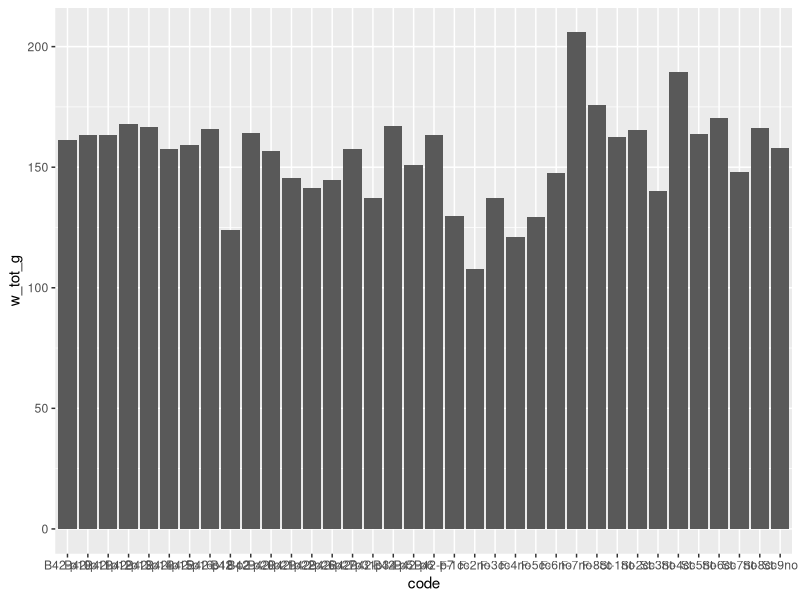
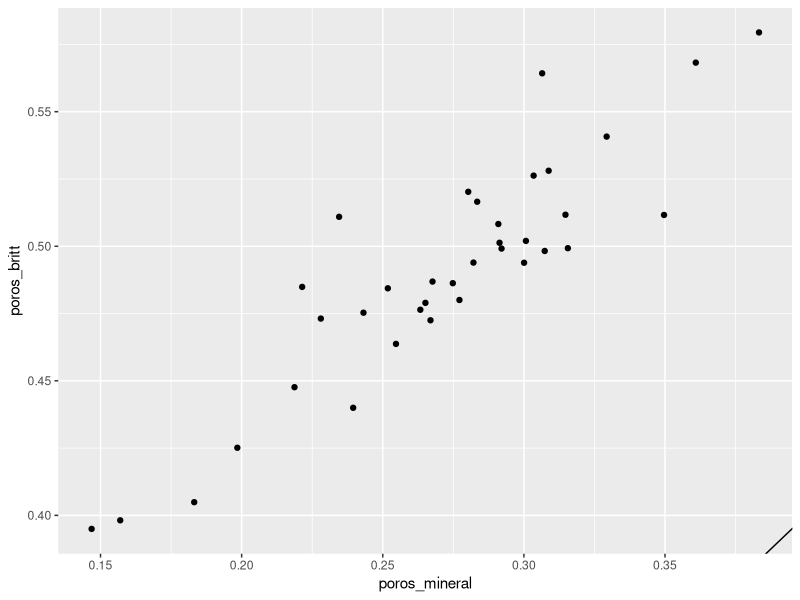
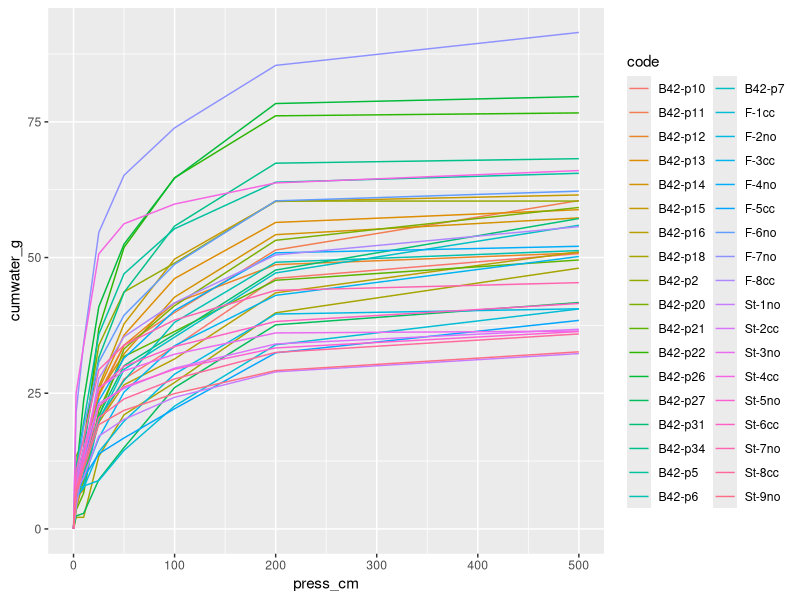
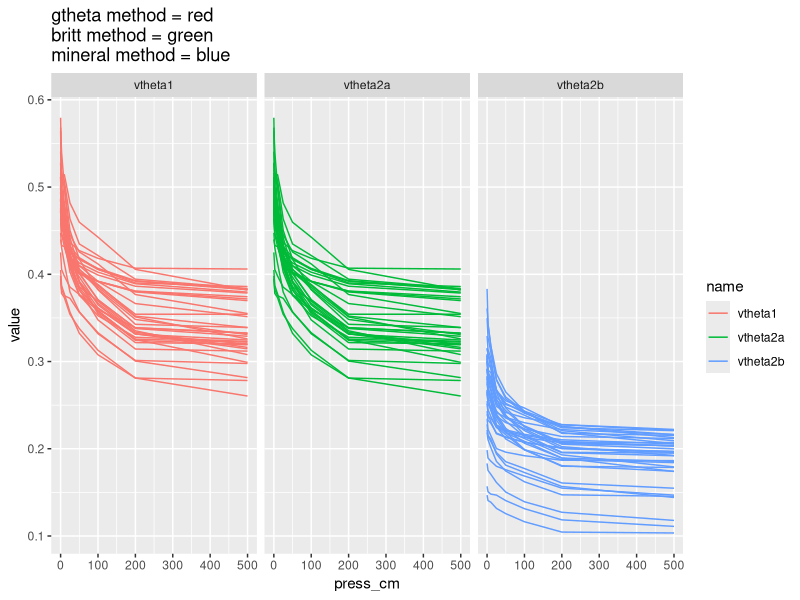
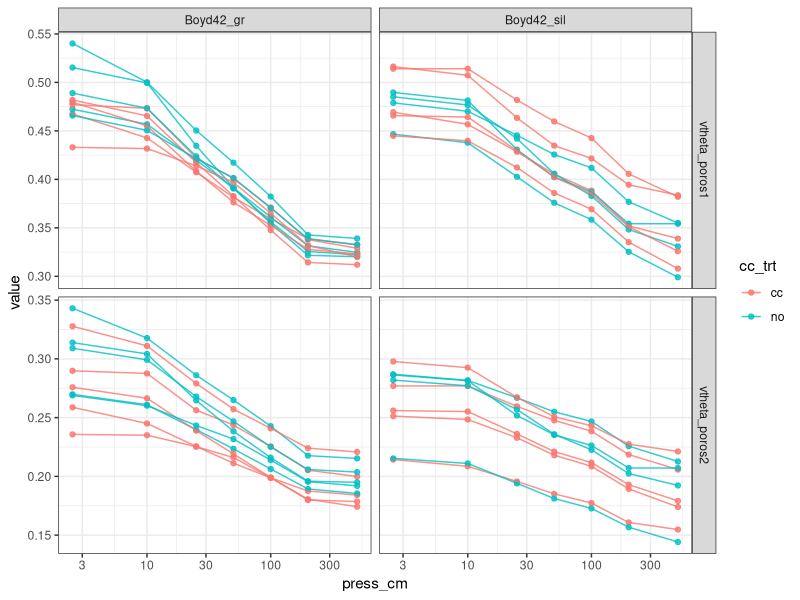

The R source for these figures, in order: (Note: this script raises an error after producing the figures.)
############################
# author: Gina (vnichols@iastate.edu)
# created: Oct 10 2019
# last modified: Oct 21 2019 (do calcs, oh ASA...)
#                march 27 2020 (update based on britt's calcs)
#                march 30 2020 (made sure it runs for britt)
#
# purpose: calculate things in data
# 
# inputs: td_pressure-cells, re_euIDs
#
# outputs:
#
# notes: for porosity calcs used: http://lawr.ucdavis.edu/classes/SSC100/probsets/pset01.html
#
##############################


rm(list = ls())
library(tidyverse)
library(broom)
library(readxl)


# read in data -----------------------------------------------------

key <- read_csv("data/raw/rd_euIDs.csv")

datraw <- 
  read_csv("data/tidy/td_pressure-cells.csv")  %>% 
  mutate(soilvol_cm3 = 347.5,
         bulkden_gcm3 = drysoil_g / soilvol_cm3
  ) # assume volume of soil sample is 347.50 cm3 (? is this right???)

dat_soil <- 
  datraw %>% 
  select(code, soilvol_cm3, drysoil_g, bulkden_gcm3)


myminden <- 2

# water -------------------------------------------------------------------

# calculate water amts (subtract cylinder wgts),

dat_water <- 
  datraw %>%
    mutate(   ##--# calc actual amount of water released at each pressure
    w_0cm_g = 0, ##-britt adds this to 2.5 atm value, keep a 0 as a place-holder
    w_2.5cm_g = atm - cylinder_g + satwater_g,
    w_10cm_g = `10_cm` - cylinder_g,
    w_25cm_g = `25_cm` - cylinder_g,
    w_50cm_g = `50_cm` - cylinder_g,
    w_100cm_g = `100_cm` - cylinder_g,
    w_200cm_g = `200_cm` - cylinder_g,
    w_500cm_g = `500_cm` - cylinder_g,
    w_999cm_g = sampafter500_g - ringpluscrap_g - drysoil_g
  ) %>% 
  mutate(  #--total amt of water released
    w_tot_g = purrr::reduce(select(., starts_with("w")), `+`)
  ) %>% 
  select(code, soilvol_cm3, bulkden_gcm3, starts_with("w"))

dat_water %>% 
  ggplot(aes(code, w_tot_g)) + 
  geom_col()


# porosity ----------------------------------------------------------------

# via britt and mineral methods

dat_poros <- 
  datraw %>%
  # calc porosity via britt
  mutate(
    soil_at_sat_g = (satsamp_g - ringpluscrap_g),
    water_at_sat_g = soil_at_sat_g - drysoil_g, 
    air_cm3 = water_at_sat_g,
    poros_britt = air_cm3/soilvol_cm3,
    poros_mineral = 1 - bulkden_gcm3/myminden
    ) %>% 
  select(code, drysoil_g, bulkden_gcm3, 
         water_at_sat_g, air_cm3, poros_britt, poros_mineral)

#--look at it
dat_poros  %>% 
  ggplot(aes(poros_mineral, poros_britt)) + 
  geom_point() + 
  geom_abline()
  

# soil water contents at each pressure ------------------------------------

# cumulative amount of water purged at each pressure
dat_cum <- 
  dat_water %>% 
  select(-w_999cm_g) %>% 
  # gather into long form
  pivot_longer(w_0cm_g:w_500cm_g, 
               names_to = "press_cm", 
               values_to = "water_g") %>% 
  separate(press_cm, 
           into = c("water", "press_cm", "grams"), 
           sep = "_") %>%
  # get pressure as a numeric value
  mutate(press_cm = as.numeric(str_sub(press_cm, 1, -3))) %>%
  group_by(code) %>%
  arrange(code, press_cm) %>%
  # get cumulative water
  mutate(cumwater_g = cumsum(water_g)) %>% 
  select(code, press_cm, water_g, cumwater_g)

dat_cum %>% 
  ggplot(aes(press_cm, cumwater_g, color = code)) + 
  geom_line()

# convert this water amount to a volumetric/gravimetric water content
dat_theta <- 
  dat_cum %>%
  left_join(dat_poros) %>% 
  left_join(dat_soil) %>% 
  mutate(
    water_inside_soil_still = water_at_sat_g - cumwater_g,
    #--calculate using gravimetric water and bulk density
    gtheta = water_inside_soil_still / drysoil_g,
    vtheta1 = gtheta * bulkden_gcm3,
    frac_water = cumwater_g/water_at_sat_g,
    vtheta2a = (1 - frac_water)*poros_britt,
    vtheta2b = (1 - frac_water)*poros_mineral
    ) %>% 
  select(code, press_cm, vtheta1, vtheta2a, vtheta2b)



dat_theta %>% 
  pivot_longer(vtheta1:vtheta2b) %>% 
  ggplot(aes(press_cm, value, group = interaction(code, name))) + 
  geom_line(aes(color = name)) + 
  facet_grid(.~name) + 
  labs(title = "gtheta method = red\nbritt method = green\nmineral method = blue")
  
# so vetha1 and vtheta2a are the same

#--write final values to data frame

tidy_data <- 
  dat_theta %>%
  rename(vtheta_poros1 = vtheta2a,
         vtheta_poros2 = vtheta2b) %>% 
#  pivot_longer(vtheta1:vtheta2b) %>% 
  left_join(key) %>% 
  unite(site_name, sys_trt, col = "site_trt") %>% 
  mutate(sample_year = 2019) %>% 
  select(sample_year, code, site_trt, site_desc, 
         crop_trt, cc_trt, rep, plot, press_cm, vtheta_poros1, vtheta_poros2)

tidy_data %>% write_csv("data/tidy/td_water-curves.csv")

tidy_boyd <- 
  tidy_data %>% 
  filter(str_detect(site_trt, "Boyd")) 

tidy_boyd %>% write_csv("data/tidy/td_water-curves-boyd.csv")

# look at it --------------------------------------------------------------

tidy_boyd %>%
  filter(press_cm != 0) %>% #--can't take log of 0 :(
  pivot_longer(vtheta_poros1:vtheta_poros2) %>% 
  # plot
  ggplot(aes(press_cm, value, color = cc_trt)) + 
  # raw data
  geom_point(alpha = 0.8) + 
  geom_line(alpha = 0.8, aes(group = code)) + 
  scale_x_log10() +
  # summary of data
  #stat_summary(fun.y = mean, geom="line", size = 2) +
  #stat_summary(fun.data = "mean_se", size = 1) +
  facet_grid(name ~ site_trt, scales = "free") + 
  theme_bw()

ggsave("figs/boyd-wrc-reps.png")


tidy_boyd %>%
  filter(press_cm != 0) %>% #--can't take log of 0 :(
  pivot_longer(vtheta_poros1:vtheta_poros2) %>% 
  # plot
  ggplot(aes(press_cm, value, color = cc_trt)) + 
  # raw data
  #geom_point(alpha = 0.8) + 
  #geom_line(alpha = 0.8, aes(group = code)) + 
  scale_x_log10() +
  # summary of data
  stat_summary(fun.y = mean, geom="line", size = 2) +
  stat_summary(fun.data = "mean_se", size = 1) +
  facet_grid(name ~ site_trt, scales = "free") + 
  theme_bw()

ggsave("figs/boyd-wrc-means.png")



#--bulk densities?
dat_soil %>% 
  left_join(key) %>% 
  unite(site_name, sys_trt, col = "site_trt") %>% 
  ggplot(aes(site_trt, bulkden_gcm3, color = cc_trt)) + 
  geom_point(aes(color = cc_trt)) + 
  stat_summary(fun.y = mean, geom = "point", size = 2) + 
  stat_summary(fun.data = "mean_se", size = 1)

dat_soil %>% 
  left_join(key) %>% 
  unite(site_name, sys_trt, col = "site_trt") %>% 
  ggplot(aes(cc_trt, bulkden_gcm3)) + 
  geom_point(aes(color = cc_trt)) + 
  stat_summary(fun.y = mean, geom = "point", size = 2) + 
  stat_summary(fun.data = "mean_se", size = 1)


#--power analysis, detect a 0.5 change
# what is the variation?
dat_soil %>% 
  summarise(sd(bulkden_gcm3))
# sd = 0.104
# var = 0.0108

# from https://www.r-bloggers.com/calculating-required-sample-size-in-r-and-sas/
delta <- 0.5 #--how big of a difference is meaningful? say 0.5
sigma <- 0.1 #--this is the amount of variation

(4 * (1.96 + 1.28)^2 * sigma ) / (delta^2) #--I had the power, I took 20 samples. Argh. 
